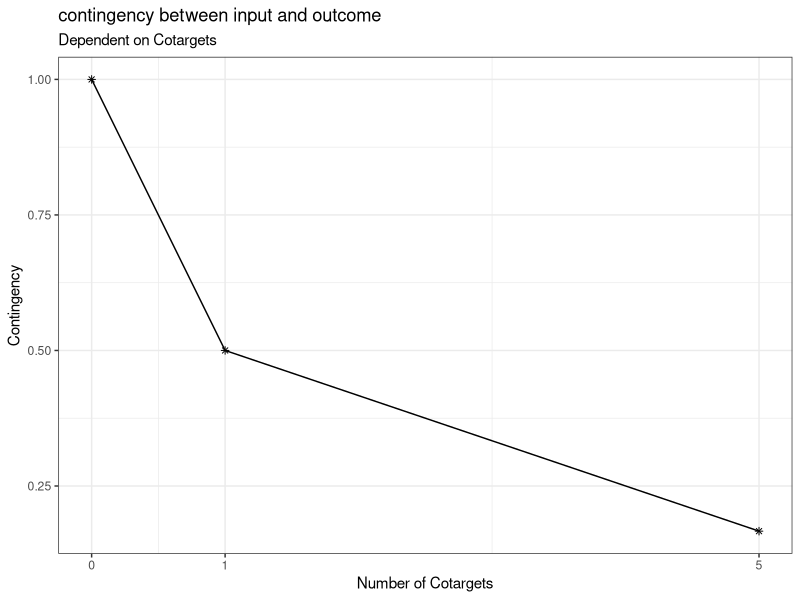
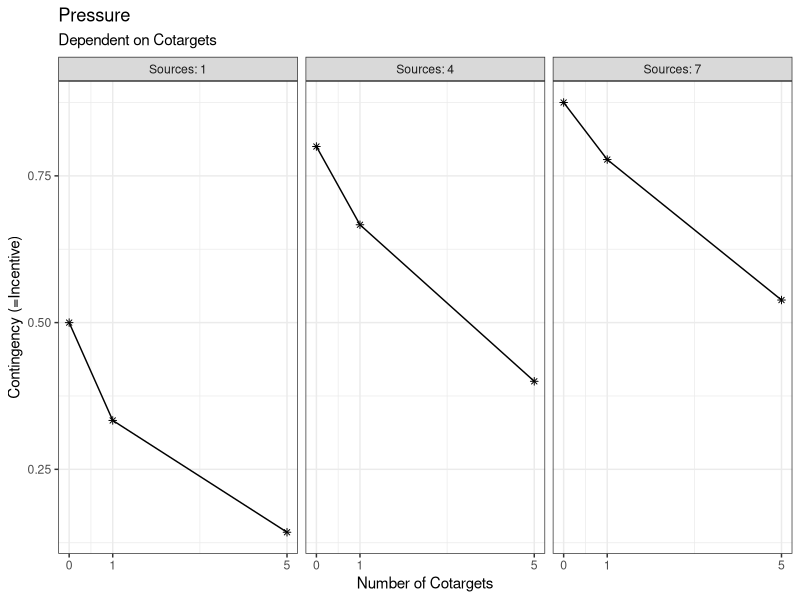
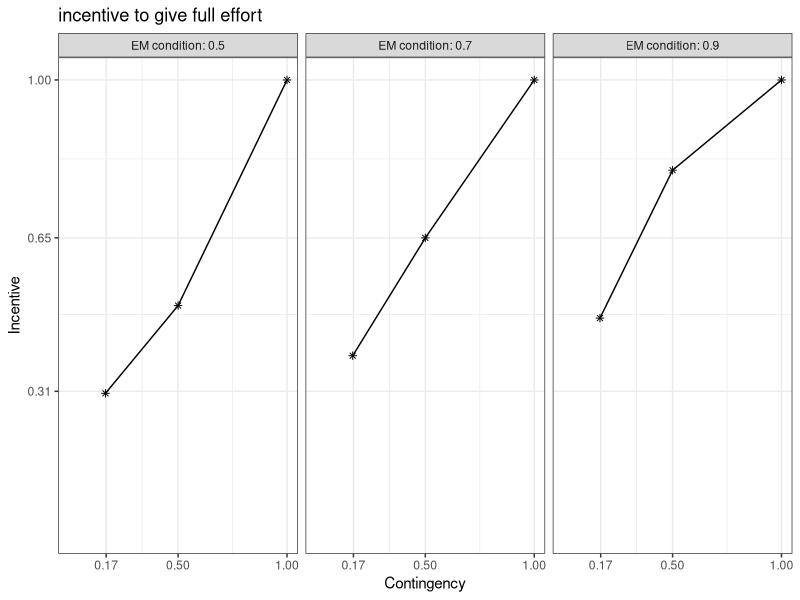
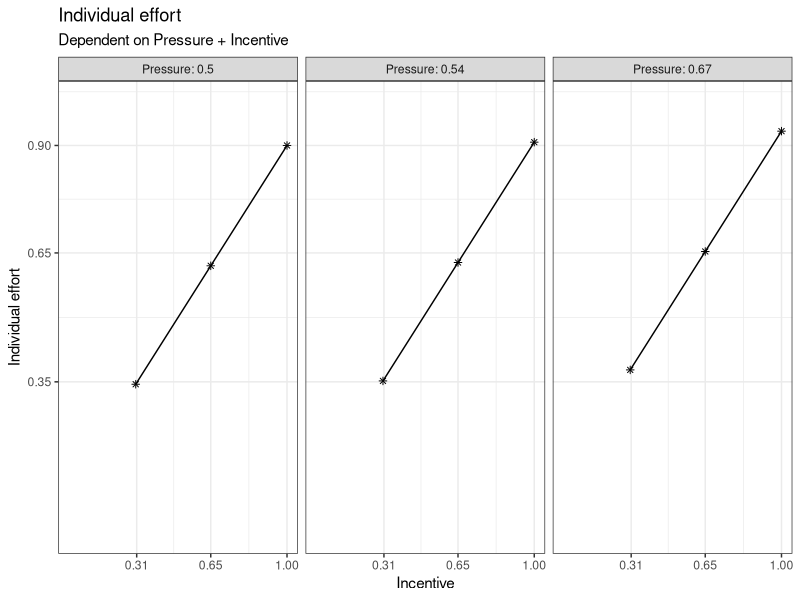
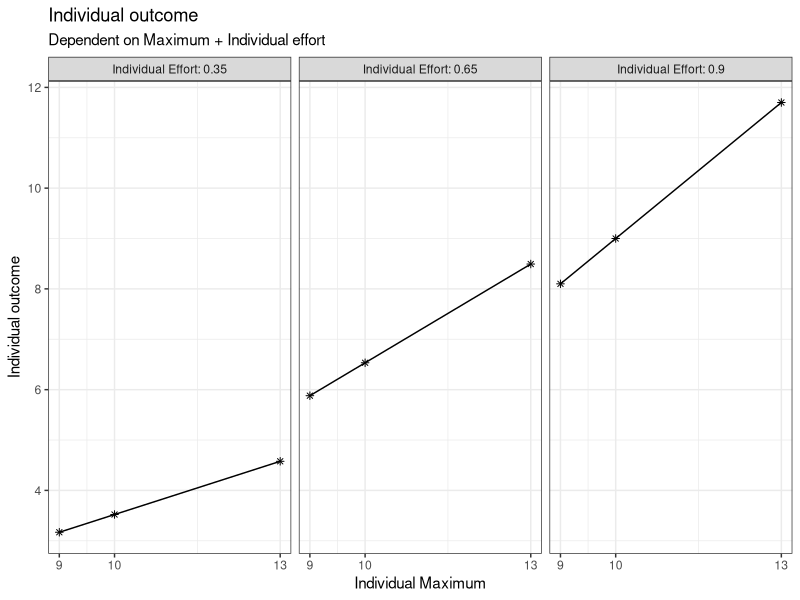
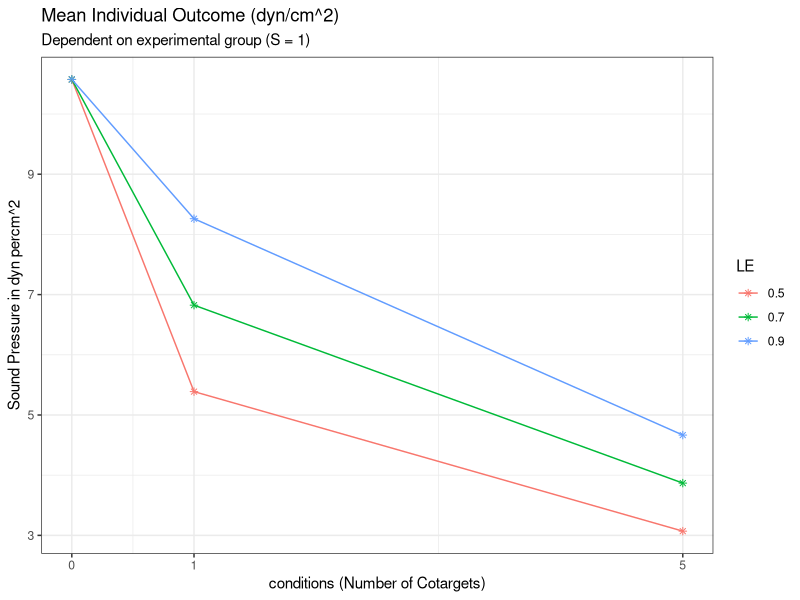

Recreate these plots in R, in order.
###Creating of the base functions to compute the outcome of the simulation later on

# load the necessary libraries
library(ggplot2)
library(dplyr)
library(multcomp)

#' p1 Compute the contingency between input and outcome
#' 
#' @param CT number of people who are also viewed as targets of social pressure. Ranges from 0 to infinite (discrete)
#' 
#' @return (CON) contingency between input and outcome. Ranges from 0 to 1 (continuous)

get_CON <- function(CT) {
  n <- CT + 1
  CON <- 1/n
  return(CON)
}

# (example) check vectorized form:
CT <- c(0, 1, 5)
CON <- get_CON(CT)
CON

# (example) create data for CT 
plot_data_CON <- expand.grid(
  CT = c(0, 1, 5)
)

# (example) compute CON from the CT data
plot_data_CON$CON <- get_CON(
  CT = plot_data_CON$CT
)

# (example) plot a visual graph for the p1-function
ggplot(plot_data_CON, aes(x = CT, y = CON)) +
  geom_point(shape = 8) +
  labs(title = "contingency between input and outcome", subtitle = "Dependent on Cotargets", y = "Contingency", x = "Number of Cotargets") +
  scale_x_continuous(limits = c(0, 5), breaks = c(0, 1, 5)) +
  theme_bw() +
  geom_line()



#' p2 compute the social pressure on each given target member of the group
#' 
#' @param CT number of people who are also viewed as targets of social impact. Ranges from 0 to infinite (discrete)
#' @param S number of people viewed as source of social pressure. Ranges from 0 to infinite (discrete)
#' 
#' @return (P) social pressure. Ranges from 0 to 1 (continuous)

get_P <- function (CT, S) {
  P <- S/(S+CT+1)
  return(P)
}

# (example) check vectorized form:
CT <- c(0, 1, 5)
S <- c(1, 4, 7)
P <- get_P(CT, S)
P

# (example) create data for CT and S 
plot_data_P <- expand.grid(
  CT = c(0, 1, 5),
  S = c(1, 4, 7)
)

# (example) compute pressure from CT and S
plot_data_P$P <- get_P(
  CT = plot_data_P$CT,
  S = plot_data_P$S
)

# (example) create an extra column for the plotting
plot_data_P$S_label <- paste("Sources:", plot_data_P$S)

# (example) plot a visual graph for the p2-function
ggplot(plot_data_P, aes(x = CT, y = P)) +
  geom_point(shape = 8) +
  facet_wrap(~plot_data_P$S_label) +
  labs(title = "Pressure", subtitle = "Dependent on Cotargets", y = "Contingency (=Incentive)", x = "Number of Cotargets") +
  scale_x_continuous(limits = c(0, 5), breaks = c(0, 1, 5)) +
  theme_bw() +
  geom_line()



#' t1 compute the incentive to give full effort
#' 
#' @param CON number of people who are also viewed as targets of social impact. Ranges from 0 to infinite (discrete)
#' 
#' @return (INC) incentive to give full effort. Ranges from 0 to 1 (continuous)

get_INC <- function(CON, LE) {
  INC <- CON + 3 * CON * (1- CON) * (LE - CON)
  return(INC)
}

# (example) check vectorized form:
LE <- c(0.9, 0.7, 0.5)
INC <- get_INC(CON, LE)
INC

# (example) create data for CT 
plot_data_INC <- expand.grid(
  CON = CON,
  LE = LE
)

# (example) compute the incentive from CT and LE 
plot_data_INC$INC <- get_INC(
  CON = plot_data_INC$CON,
  LE = plot_data_INC$LE
)

# (example) create an extra column for the plotting
plot_data_INC$LE_label <- paste("EM condition:", plot_data_INC$LE)

# (example) plot a visual graph for the t1-function
ggplot(plot_data_INC, aes(x = CON, y = INC)) +
  geom_point(shape = 8) +
  facet_wrap(~plot_data_INC$LE_label) +
  labs(title = "incentive to give full effort", y = "Incentive", x = "Contingency") +
  scale_x_continuous(limits = c(0, 1), breaks = c(round(CON, digits = 2))) +
  scale_y_continuous(limits = c(0, 1), breaks = c(round(INC, digits = 2))) +
  theme_bw() +
  geom_line()


#' p3 compute the individual effort 
#' 
#' @param INC incentive to give full effort. Ranges from 0 to 1 (continuous)
#' @param P social pressure. Ranges from 0 to 1 (continuous)
#' 
#' @return (IE) individual effort. Ranges from 0 to 1 (continuous)

get_IE <- function(INC, P) {
  IE <- 0.8 * INC + 0.2 * P
  return(IE)
}

# (example) check vectorized form:
IE <- get_IE(INC, P)
IE


# (example) create data for INC and P
plot_data_IE <- expand.grid(
  INC = INC,
  P = P
)

# (example) compute the individual effort from INC and P
plot_data_IE$IE <- get_IE(
  INC = plot_data_IE$INC,
  P = plot_data_IE$P
)

# (example) create an extra column for the plotting
plot_data_IE$P_label <- paste("Pressure:", round(plot_data_IE$P, digits = 2))

# (example) plot a visual graph for the p1-function
ggplot(plot_data_IE, aes(x = INC, y = IE)) +
  geom_point(shape = 8) +
  facet_wrap(~plot_data_IE$P_label) +
  labs(title = "Individual effort", subtitle = "Dependent on Pressure + Incentive", y = "Individual effort", x = "Incentive") +
  scale_x_continuous(limits = c(0, 1), breaks = c(round(INC, digits = 2))) +
  scale_y_continuous(limits = c(0, 1), breaks = c(round(IE, digits = 2))) +
  theme_bw() +
  geom_line()



#' Superfunction - compute the individual effort with some noise (through all the previous functions)
#' 
#' @param CT number of people who are also viewed as targets of social pressure. Ranges from 0 to infinite (discrete)
#' @param S number of people viewed as source of social pressure. Ranges from 0 to infinite (discrete)
#' 
#' @return (IE) individual effort. Ranges from 0 to 1 (continuous)

get_super_IE <- function(CT, S, LE) {
  CON <- get_CON(CT) 
  P <- get_P(CT, S)
  INC <- get_INC(CON, LE)
  IE <- get_IE(INC, P)
  IE <- IE + rnorm(1, mean = 0, sd = 0.3)
  IE[IE > 1] <- 1
  IE[IE < 0] <- 0
  return(IE)
}


#' t2-function (manifest) - compute the individual outcome
#' 
#' @param MC maximum capacity to scream. Ranges from 0 to 15 (continuous)
#' @param IE individual effort Ranges from 0 to 1 (continuous)
#' 
#' @return (IO) individual outcome. Ranges from 0 to inf. (continuous)

get_IO <- function(MC, IE) {
  IO <- MC * IE   
  return (IO)
}

# (example) check vectorized form:
MC <- c(9, 10, 13)
IO <- get_IE(MC, IE)
IO

# (example) create data for MC and IE
plot_data_IO <- expand.grid(
  MC = c(9, 10, 13),
  IE = IE
)

# (example) compute the individual effort from MC and IE
plot_data_IO$IO <- get_IO(
  MC = plot_data_IO$MC,
  IE = plot_data_IO$IE
)

# (example) create an extra column for the plotting
plot_data_IO$IE_label <- paste("Individual Effort:", round(plot_data_IO$IE, digits = 2))

# (example) plot a visual graph for the p1-function
ggplot(plot_data_IO, aes(x = MC, y = IO)) +
  geom_point(shape = 8) +
  facet_wrap(~plot_data_IO$IE_label) +
  labs(title = "Individual outcome", subtitle = "Dependent on Maximum + Individual effort", y = "Individual outcome", x = "Individual Maximum") +
  scale_x_continuous(limits = c(min(MC), max(MC)), breaks = c(round(MC, digits = 2))) +
  scale_y_continuous(limits = c(min(plot_data_IO$IO), max(plot_data_IO$IO)), breaks = pretty(plot_data_IO$IO)) +
  theme_bw() +
  geom_line()


#' Superfunction - compute the individual outcome  (through all the previous functions)
#' 
#' @param CT number of people who are also viewed as targets of social pressure. Ranges from 0 to infinite (discrete)
#' @param S number of people viewed as source of social pressure. Ranges from 0 to infinite (discrete)
#' @param MC maximum capacity to scream. Ranges from 0 to 15 (continuous)
#' 
#' @return (IO) individual outcome. Ranges from 0 to inf (continuous)

get_super_IO <- function(CT, S, MC, LE){
  IO <- get_super_IE(CT, S, LE) * MC 
  return (IO)
}

### Final Simulation

## Replicate the original Study of Latané et al. 

# Simulate virtual experiments from the model.
# ---------------------------------------------------------------------------
# We assume that the model is the true data generating model.
# As it is a deterministic (IS IT???) model, any virtual participant
# will have on average the same individual effort based on 
# the number of Cotargets (CT) and Sources of Social Pressure (S)


# Variability comes into the experiment by:
# (a) Different trait values for the maximum noise each person can produce
# (b) Randomness from the noise we compute in the superfuncion - due to e.g. 
#     faitque, personality, mental state etc.  during the experiment

# You can run the script repeatedly to simulate new replication studies,
# and observe the variability in outcomes due to sampling variability.

set.seed(324)

# set sample size of participants (we assume a within-person design)
# derived  from experiment 2 - the pseudo-groups (Latané et al.)
n <- 36

# experimental design: Latané et al. (1979)
# create data for CT and S

df <- expand.grid(
  id = 1:n, 
  CT = c(0, 1, 5),
  S = c(1),
  LE = c(0.9, 0.7, 0.5) # HE, SLR, LE
)

# determine the variables for a simulation of the exogenous variables
phi <- 5
alpha <- 0.922*phi
beta <- (1-0.922)*phi

scale_factor <- 12.29 / 0.922

# interindividual variability in exogenous variable ("maximum capacity")
max_per_person <- data.frame(
  id = 1:n,
  maximum = scale_factor * rbeta(n, alpha, beta)
)

mean(max_per_person$maximum)

# merge into df
df <- merge(df, max_per_person, by = "id")

# compute the psychological outcome variable (IE)
df$IE <- get_super_IE(
  CT = df$CT,
  S = df$S, 
  LE = df$LE
)

# compute the manifest outcome variable (IO)
df$IO <- get_super_IO(
  CT = df$CT,
  S = df$S,
  MC = df$maximum, 
  LE = df$LE
)

# look at the simulated data 
# View(df)

#compute the means of IO for each experimental group
data_final <- df %>%
  group_by(CT, LE) %>%
  summarise(means = mean(IO), .groups = "drop")


plot_final <- ggplot(data_final, aes(x = CT, y = means, color = factor(LE))) +
  geom_point(shape = 8) +
  labs(
    title = "Mean Individual Outcome (dyn/cm^2)", 
    subtitle = "Dependent on experimental group (S = 1)", 
    y = "Sound Pressure in dyn percm^2", 
    x = "conditions (Number of Cotargets)",
    color = "LE"
  ) +
  scale_x_continuous(limits = c(0, 5), breaks = c(0, 1, 5)) +
  theme_bw() +
  geom_line()
plot_final

# Variance analysis
df$CT_factor <- factor(df$CT,
                       levels = c(0,1,5),
                       labels = c("CT0","CT1","CT5"))

fit_aov <- aov(IO ~ CT_factor, data = df)

hyp1 <- "CT1 - CT5 <= 0"
hyp2 <- "CT0 - CT1 <= 0"
hyps <- c(hyp1, hyp2)

kontraste <- mcp(CT_factor = hyps)

fit <- glht(fit_aov, linfct = kontraste)

confint(fit, level = 0.95, calpha = univariate_calpha())
summary(fit, test = univariate())
